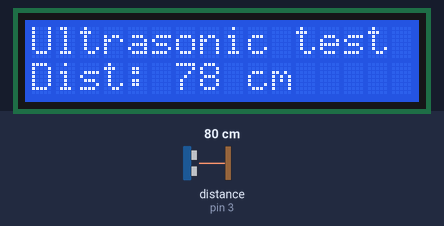
Bench run of a sketch on a simulated Arduino Uno, built with avr-gcc and run on an emulated ATmega328P. Parts: 16×2 character LCD. Wiring (inferred from the names in the program): ultrasonic range finder: trigger pin 2; echo pin 3. Inputs (shaded band) come from the test bench; at power-on: distance to the obstacle (sensor on pin 3) 80 cm. The echo pulse lasts 58.3 µs per cm; what the sketch prints to the serial monitor is not drawn.

Above: at 1.3 s.
1.4 s: distance to the obstacle (sensor on pin 3) set to 2 cm
At 2.1 s:
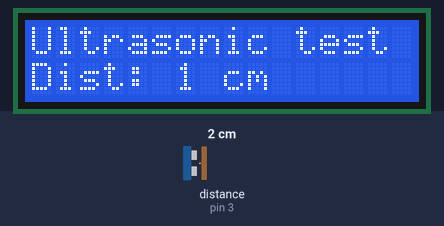
3.2 s: distance to the obstacle (sensor on pin 3) set to 4 cm
At 3.9 s:
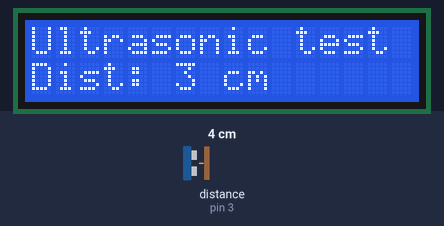
4.7 s: distance to the obstacle (sensor on pin 3) set to 9 cm
At 5.6 s:
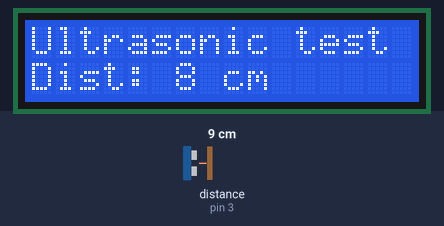
Timing chart, 0 to 7.7 s (numbered marks = the images above; inputs shaded):
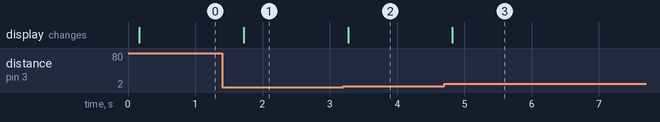

The sketch:

UltrasonicSensor.ino
```cpp
/*
* Ultrasonic Sensor HC-SR04 and Arduino Tutorial
*
* Crated by Dejan Nedelkovski,
* www.HowToMechatronics.com
*
*/
#include <Wire.h>
#include <LiquidCrystal_I2C.h>


// defines sensor pins numbers
//const int TrigPin = 9;
//const int EchoPin = 10;
const int TrigPin = 2;
const int EchoPin = 3;

// LCD Display connection :
// LCD --- Arduino
// GND --- GND
// VCC --- 5V
// SDA --- A4
// SDL --- A5
#define LCDWIDTH  16
#define LCDHEIGHT 2

LiquidCrystal_I2C lcd(0x27, LCDWIDTH, LCDHEIGHT);
// defines variables
long  Duration;
int   Distance;

void printlcd(int c, int l, char *str)
{
  char disp[LCDWIDTH+1];

  memset(disp, ' ', LCDWIDTH);
  strncpy(disp, str, strlen(str));
  disp[sizeof(disp)-1] = '\0';
  lcd.setCursor(c, l);
  lcd.print(disp);
}

void setup()
{
  // sensor init
  pinMode(TrigPin, OUTPUT); // Sets the trigPin as an Output
  pinMode(EchoPin, INPUT); // Sets the echoPin as an Input

  Wire.begin();
  // The begin call takes the width and height. This
  // Should match the number provided to the constructor.
  lcd.begin(LCDWIDTH,LCDHEIGHT);
  lcd.init();

  // Turn on the backlight.
  lcd.backlight();

  printlcd(0, 0, "Ultrasonic test");
  Serial.begin(115200);
}


void loop() {
  char  tmp[40];

  // Clears the trigPin
  digitalWrite(TrigPin, LOW);
  delayMicroseconds(2);

  // Sets the trigPin on HIGH state for 10 micro seconds
  digitalWrite(TrigPin, HIGH);
  delayMicroseconds(10);
  digitalWrite(TrigPin, LOW);

  // Reads the echoPin, returns the sound wave travel time in microseconds
  Duration = pulseIn(EchoPin, HIGH);

  // Calculating the distance in cm
  Distance= Duration*0.034/2;

  // Prints the distance on the Serial Monitor
  sprintf(tmp, "Dist: %d cm", Distance);
  printlcd(0, 1, tmp);
  Serial.println(tmp);

  delay(500);
}
```

Measured:
- after the input at 1.4 s, the display: changes after 0.32 s (image 1)
- after the input at 3.2 s, the display: changes after 0.07 s (image 2)
- after the input at 4.7 s, the display: changes after 0.12 s (image 3)
